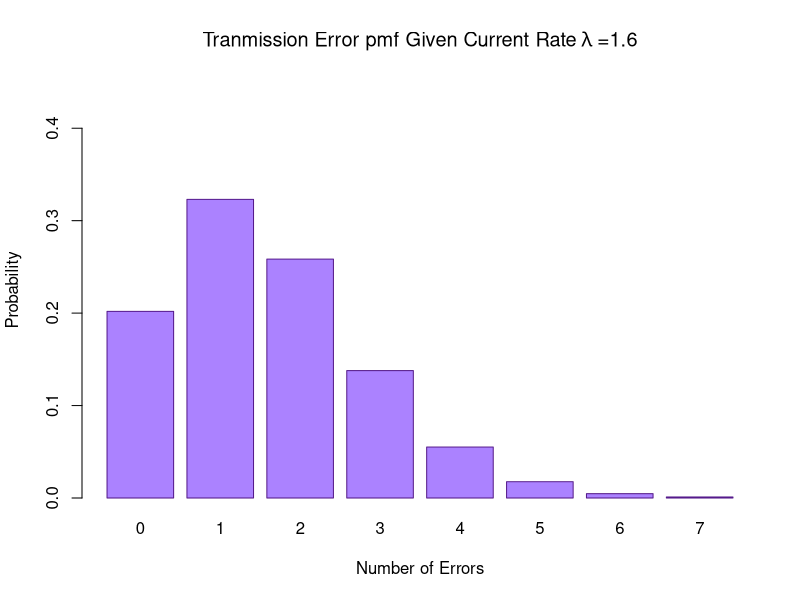
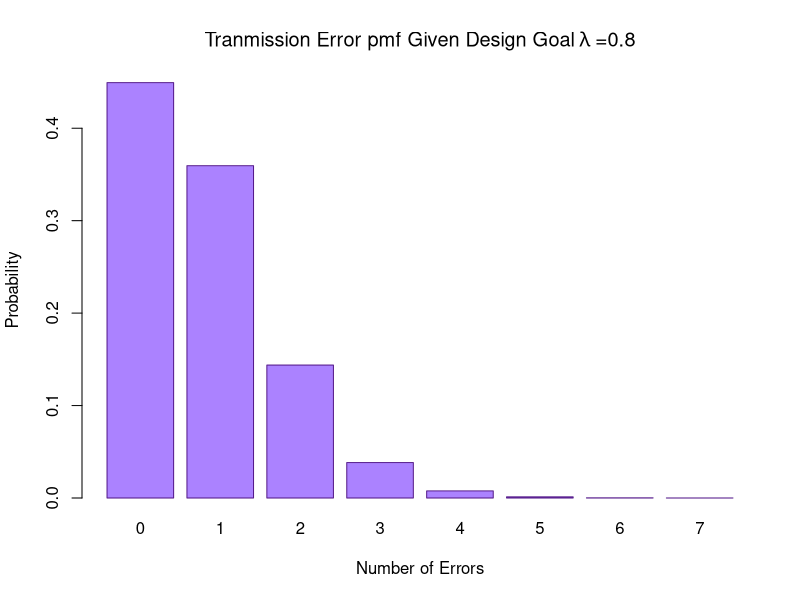
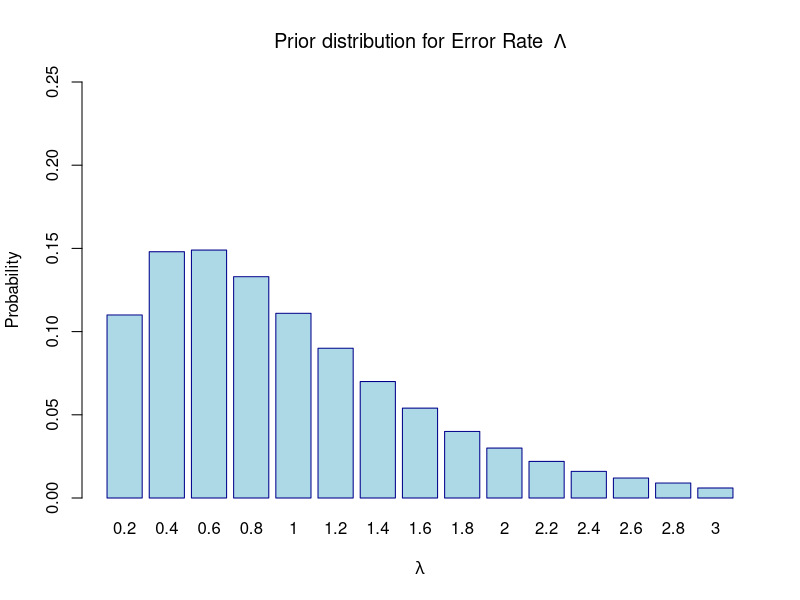
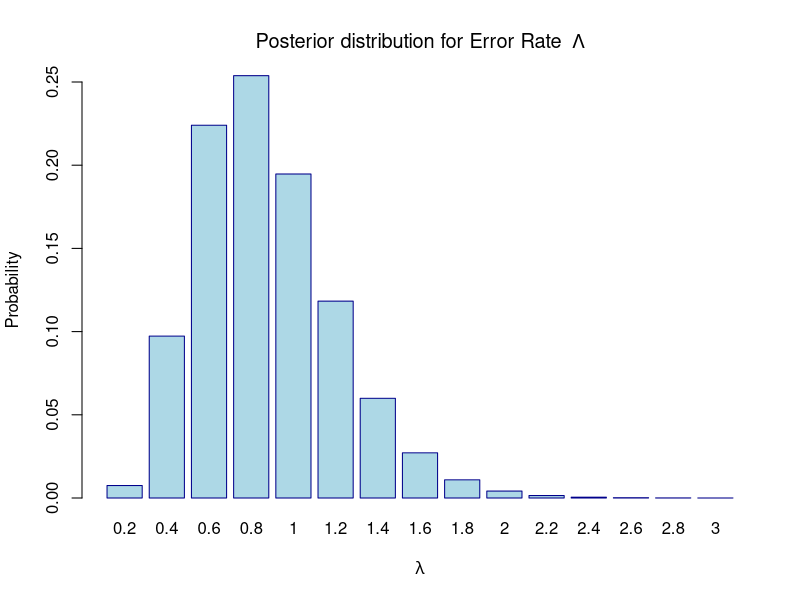
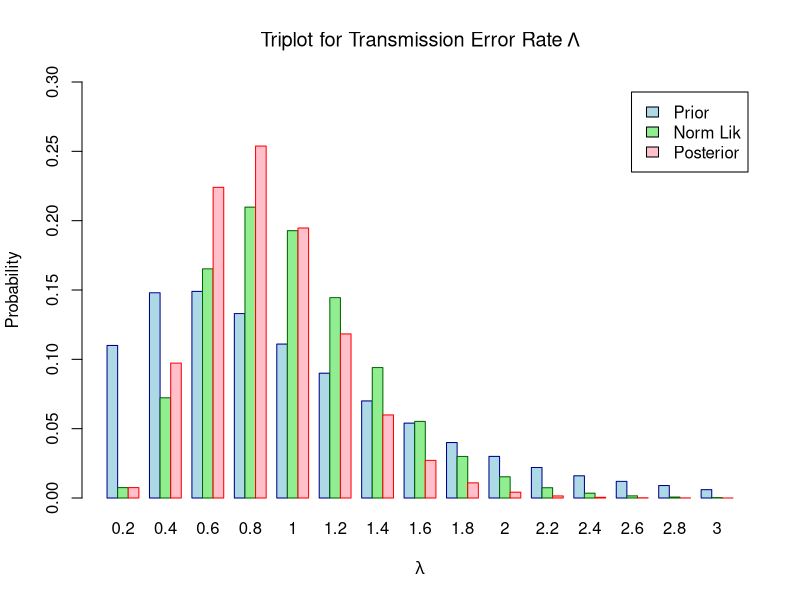
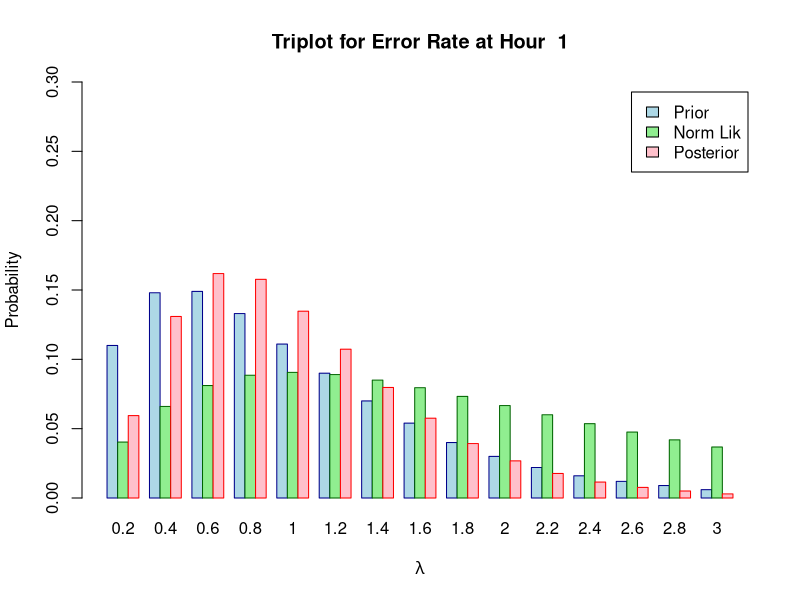
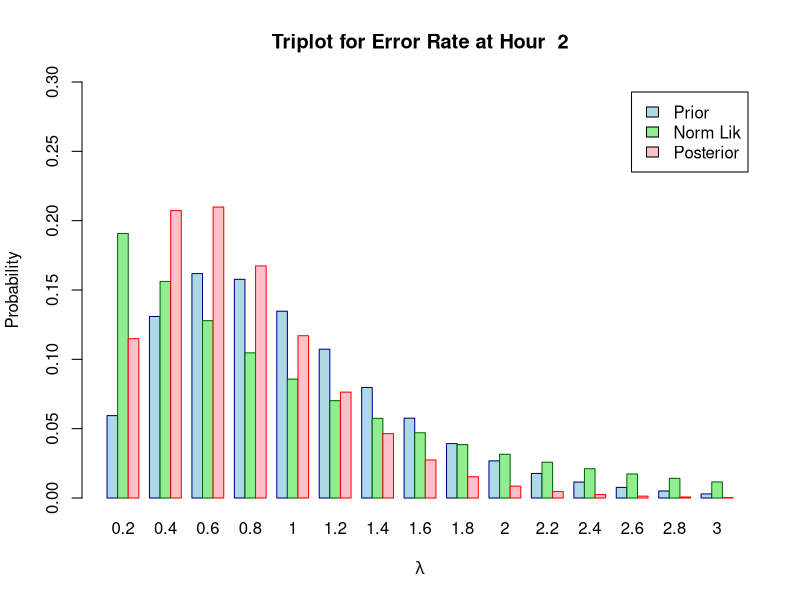
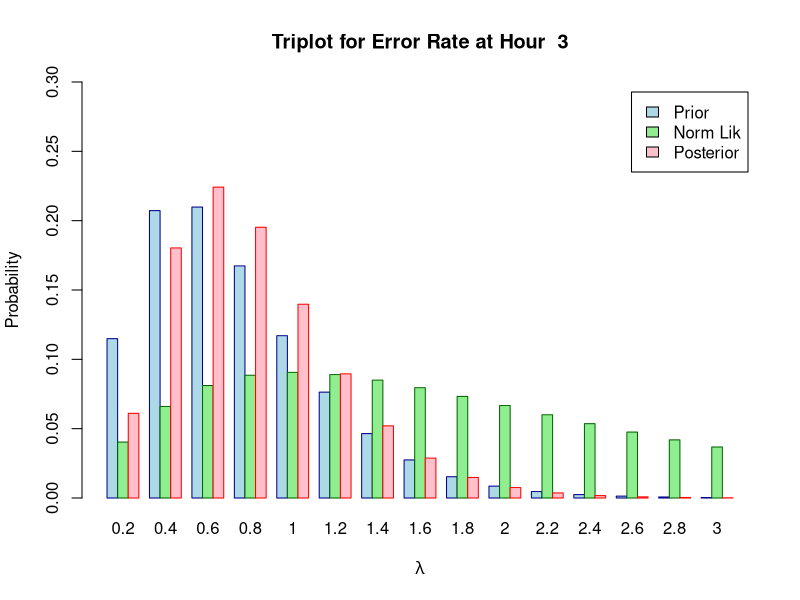

Generate these figures, in order, with R:
# Transmission error example from Unit 2

# Poisson probability mass function for current system and design goal
currentpmf = dpois(0:7, 1.6)
barplot(currentpmf,main=expression("Tranmission Error pmf Given Current Rate"~lambda~"=1.6"),
        xlab="Number of Errors",ylab="Probability", col="mediumpurple1", 
        border="purple4",names.arg=0:7,ylim=c(0, 0.45))

designpmf = dpois(0:7, 0.8)
barplot(designpmf,main=expression("Tranmission Error pmf Given Design Goal"~lambda~"=0.8"),
        xlab="Number of Errors",ylab="Probability", col="mediumpurple1", 
        border="purple4",names.arg=0:7,ylim=c(0, 0.45))

# Discretized parameter values (15 equally spaced values)
lambda <- seq(length=15, from=0.2, to=3)  # Grid of values for parameter lambda

# Prior distribution on transmission error rate
priorDist <- c(0.110, 0.148, 0.149, 0.133, 0.111, 0.090, 0.070, 
               0.054, 0.040, 0.030, 0.022, 0.016, 0.012, 0.009, 0.006)

# The observations
errors <- c(1,0,1,2,1,0)

# The likelihood function is a product of Poisson pmfs
lik <- array(1,length(lambda))         # Initialize likelihood as a constant
for (i in 1:6) {
  lik <- lik*dpois(errors[i],lambda)   # Multiply by Likelihood 
}

# The posterior distribution
postDist <- priorDist*lik           # Prior times likelihood
postDist <- postDist/sum(postDist)  # Normalize to sum to 1

#Features of the posterior distribution
postMean = sum(lambda*postDist)
postVar = sum((lambda-postMean)^2*postDist)
postSD = sqrt(postVar)



# Bar chart of prior and posterior distributions
barplot(priorDist,main=expression("Prior distribution for Error Rate "~Lambda),
        xlab=expression(lambda),ylab="Probability", col="lightblue", 
        border="darkblue",names.arg=lambda,ylim=c(0, 0.25))
barplot(postDist,main=expression("Posterior distribution for Error Rate "~Lambda),
        xlab=expression(lambda),ylab="Probability", col="lightblue", 
        border="darkblue",names.arg=lambda,ylim=c(0, 0.25))

# Triplot shows prior, normalized likelihood and posterior (p. 2-52)
normLik <- lik/sum(lik)      # Normalized likelihood
PriLikPost=rbind(priorDist,normLik,postDist)
barplot(PriLikPost,main=expression("Triplot for Transmission Error Rate"~Lambda), 
        xlab=expression(lambda), ylab="Probability", col=c("lightblue","lightgreen","pink"), 
        border=c("darkblue","darkgreen","red"),names.arg=round(lambda,2), 
        beside=TRUE,legend=c("Prior","Norm Lik","Posterior"),ylim=c(0,0.3))



#Process observations sequentially and do a triplot at each step (p 2-54)

priorDist <- c(0.110, 0.148, 0.149, 0.133, 0.111, 0.090, 0.070, 
               0.054, 0.040, 0.030, 0.022, 0.016, 0.012, 0.009, 0.006)
for (i in 1:6) {
	num <- errors[i]                            # transmission errors in ith hour
	postDist <- priorDist * dpois(num,lambda)   # Prior times Likelihood
	postDist <- postDist/sum(postDist)          # Normalize to get posterior after ith hour
	normLik <- dpois(num,lambda)/sum(dpois(num,lambda)) # Normalized likelihood
	PriLikPost=rbind(priorDist,normLik,postDist)
	
	barplot(PriLikPost,main=paste("Triplot for Error Rate at Hour ",i), 
	        xlab=expression(lambda), ylab="Probability", col=c("lightblue","lightgreen","pink"), 
	        border=c("darkblue","darkgreen","red"),names.arg=round(lambda,2), 
	        beside=TRUE,legend=c("Prior","Norm Lik","Posterior"),ylim=c(0,0.3))

	priorDist <- postDist     # posterior at this step becomes prior for next step
}

#Process observations sequentially and predict next observation at 
# each step (p. 2-57)
layout(matrix(c(1:6),2,3,byrow=TRUE))  # Put all six plots on one page
priorDist <- c(0.110, 0.148, 0.149, 0.133, 0.111, 0.090, 0.070, 0.054, 0.040, 0.030, 0.022, 0.016, 0.012, 0.009, 0.006)
predDist <- rep(0,10)
for (i in 1:6) {
  lambdaMean=sum(lambda*priorDist)
  for (k in 1:length(predDist)) {
    predDist[k]=sum(dpois(k-1,lambda)*priorDist)
  }
  predPois=rbind(predDist,dpois(0:9,lambdaMean)) # Bayesian and Poisson predictive

  barplot(predPois,main=paste("Predicting Errors in Hour",i),xlab="Number of Errors",ylab="Probability", 
          col=c("turquoise1","mediumpurple"), border=c("turquoise4","purple4"),names.arg=0:9, beside=TRUE,
          legend=c("Marginal Likelihood","Poisson"),ylim=c(0,0.5))
  num <- errors[i]                            # transmission errors in ith hour
  postDist <- priorDist * dpois(num,lambda)   # Prior times Likelihood
  postDist <- postDist/sum(postDist)          # Normalize to get posterior after ith hour
  
  priorDist <- postDist     # posterior at this step becomes prior for next step
}
layout(matrix(c(1),1,1))    # Go back to single plot per page


